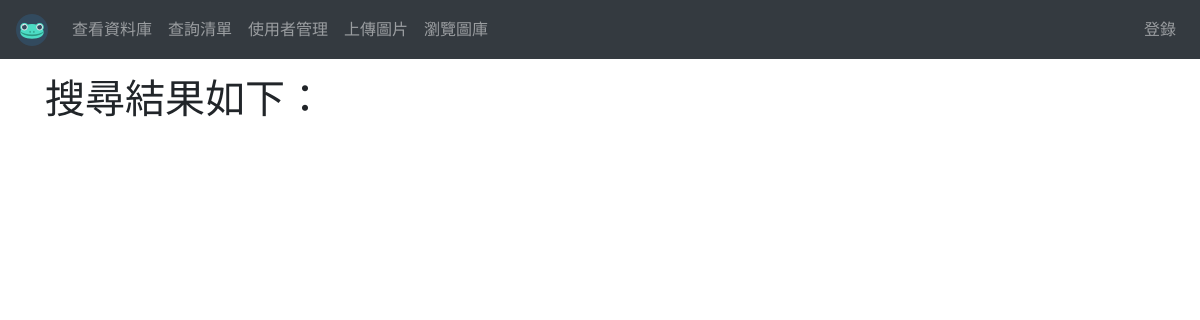
Page /Views/SearchResult.php?keyword=仙草 (signed in) on the earlier database version.
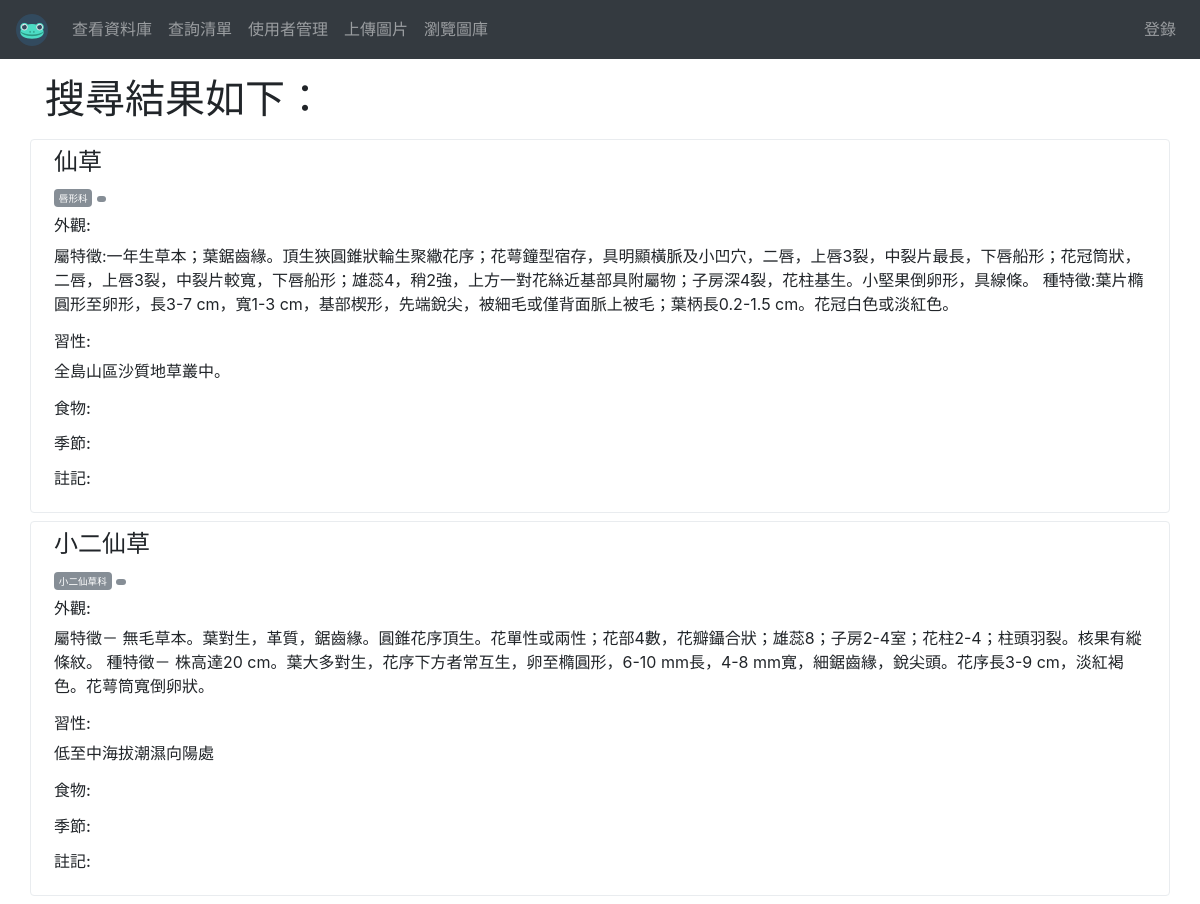
Same page on the later database version.
### tables this page shows
CREATE TABLE `library` (
  `id` int(11) NOT NULL,
  `organismname` varchar(100) NOT NULL,
  `label` varchar(30) DEFAULT NULL,
  `family` varchar(30) DEFAULT NULL,
  `genus` varchar(30) DEFAULT NULL,
  `food` varchar(50) DEFAULT NULL,
  `season` varchar(20) DEFAULT NULL,
  `status` text,
  `habitat` text,
  `note` text,
  `createtime` datetime NOT NULL DEFAULT CURRENT_TIMESTAMP
);

### Modules/Function.php (called while the page is built, shortened)
<?php
    function searchEcology($Keyword = "%", $Label = "%", $Family = "%", $Genus = "%") {
        global $conn;
        if($Keyword != "%") {
            $Keyword = "%" . mysqli_real_escape_string($conn, $Keyword) . "%";
        }
        if($Label != "%") {
            $Label = "%" . mysqli_real_escape_string($conn, $Label) . "%";
        }
        if($Family != "%") {
            $Family = "%" . mysqli_real_escape_string($conn, $Family) . "%";
        }
        if($Genus != "%") {
            $Genus = "%" . mysqli_real_escape_string($conn, $Genus) . "%";
        }
        $sql = "SELECT * FROM `library` WHERE `label` LIKE '$Label' AND `family` LIKE '$Family' AND  (`genus` LIKE '$Genus' OR `genus` IS NULL) AND (`organismname` LIKE '$Keyword' OR `food` LIKE '$Keyword' OR `season` LIKE '$Keyword' OR `status` LIKE '$Keyword' OR `habitat` LIKE '$Keyword')";
        return mysqli_query($conn, $sql);
    }
?>

### Views/SearchResult.php (the view, shortened to what this page needs)
<?php
include 'header.php';
require "../Modules/Function.php";
?>
<div class="container mt-3">
<?php
$keyword = $_REQUEST['keyword'];
$label = $_REQUEST['label'];
$family = $_REQUEST['family'];
$genus = $_REQUEST['genus'];
echo "<h1>搜尋結果如下：</h1>";
echo '<div class="row mt-3">';
$results = searchEcology($keyword, $label, $family, $genus);
while ($row = mysqli_fetch_array($results)) {
  echo '<div class="col-12">
          <div class="row border rounded mb-2 p-2">
            <!-- <div class="col-md-3 mb-2 mb-md-0">
                <img width="150px" class="border rounded img-fluid" src="https://sdl-stickershop.line.naver.jp/products/0/0/1//1035020/LINEStorePC/main.png" alt="photo in data">
            </div> -->
            <div class="col-md-12">
              <h4>',$row["organismname"],'</h4>
              <span class="badge badge-secondary"><small>',$row["family"],'</small></span>
              <span class="badge badge-secondary"><small>',$row["genus"],'</small></span>
              <h6 class="mt-2">外觀:</h6>
              <p>',$row["status"],'</p>
              <h6>習性:</h6>
              <p>',$row["habitat"],'</p>
              <h6>食物:</h6>
              <p>',$row["food"],'</p>
              <h6>季節:</h6>
              <p>',$row["season"],'</p>
              <h6>註記:</h6>
              <p>',$row["note"],'</p>
            </div>
          </div>
        </div>';
}
echo "</div>"
?>
</div>
<?php
include 'footer.php';
?>

Differences in the rows shown:
added library: organismname "仙草", family "唇形科", status "屬特徵:一年生草本；葉鋸齒緣。頂生狹圓錐狀輪生聚繖花序；花萼鐘型宿存，具明顯橫脈及小凹穴，二唇，上唇3裂，中裂片最長，下唇船形；花冠筒狀，二唇，上唇3裂，中裂片較寬，下唇船形；雄蕊4，稍2強，上方一對花絲近基部具附屬物；子房深4裂，花柱基生。小堅果倒卵形，具線條。 種特徵:葉片橢圓形至卵形，長3-7 cm，寬1-3 cm，基部楔形，先端銳尖，被細毛或僅背面脈上被毛；葉柄長0.2-1.5 cm。花冠白色或淡紅色。", habitat "全島山區沙質地草叢中。"
added library: organismname "小二仙草", family "小二仙草科", status "屬特徵－ 無毛草本。葉對生，革質，鋸齒緣。圓錐花序頂生。花單性或兩性；花部4數，花瓣鑷合狀；雄蕊8；子房2-4室；花柱2-4；柱頭羽裂。核果有縱條紋。 種特徵－ 株高達20 cm。葉大多對生，花序下方者常互生，卵至橢圓形，6-10 mm長，4-8 mm寬，細鋸齒緣，銳尖頭。花序長3-9 cm，淡紅褐色。花萼筒寬倒卵狀。", habitat "低至中海拔潮濕向陽處"
